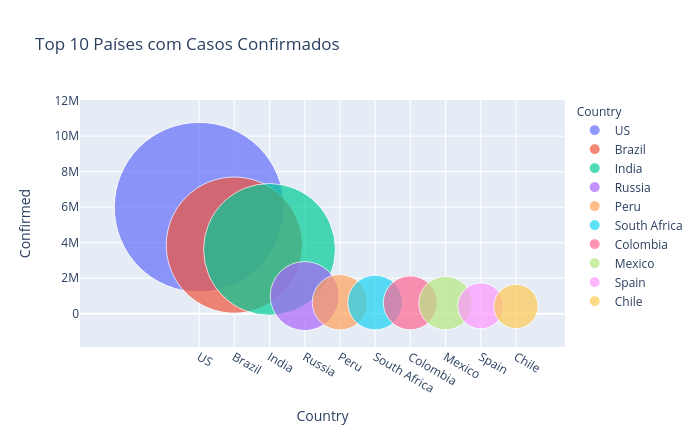

Source code (Python):
import requests # Extrair dados da url .JSON
import pandas as pd
import plotly.express as px
import datetime as dt # Auxilia os dados com data/hora

# Coletando dados
url_request = requests.get("https://services1.arcgis.com/0MSEUqKaxRlEPj5g/arcgis/rest/services/Coronavirus_2019_nCoV_Cases/FeatureServer/1/query?where=1%3D1&outFields=*&outSR=4326&f=json")
url_json = url_request.json()
df = pd.DataFrame(url_json['features'])

# Transformando dados
data_list = df['attributes'].tolist()
data = pd.DataFrame(data_list)
data.set_index('OBJECTID')
data = data[['Province_State','Country_Region','Last_Update','Lat','Long_','Confirmed','Recovered','Deaths','Active']]
data.columns = ('State','Country','Last Update','Lat','Long','Confirmed','Recovered','Deaths','Active')
data['State'].fillna(value = '', inplace = True)
data

# Convertendo o tempo atual
def convert_time(t):
    t = int(t)
    return dt.datetime.fromtimestamp(t)
data = data.dropna(subset = ['Last Update'])
data['Last Update'] = data['Last Update']/1000
data['Last Update'] = data['Last Update'].apply(convert_time)
data

# Top 10 Países com casos confirmados
top10_confirmed = pd.DataFrame(data.groupby('Country')['Confirmed'].sum().nlargest(10).sort_values(ascending = False))
fig1 = px.scater(top10_confirmed, x = top10_confirmed.index, y = 'Confirmed', size = 'Confirmed', size_max = 120,
                color = top10_confirmed.index, title = 'Top 10 Países com casos confirmados')
fig1.show() # Plota os dados

# >>>>>>>>>>>>>>>>>>>>>>>>Síntaxe para criar o dataframe (Linha 29)<<<<<<<<<<<<<<<<<<<<<<<<<
# Nome da função = pd.DataFrame(data.groupby('Dados na Horizontal')['Dados na Vertical'].sum().nlargest(Quantidade) >>
# >> sort_values(ascending = False))
# ONDE:
# pd.DataFrame = DataFrame do tipo Panda
# data = df (Pacote de Dados original de início)
# data.groupby = usado para agrupar os dados, nesse caso ('Country')['Confirmed']
# sum() = calcula a soma, nesse caso ele não calcula nada, porém faz parte da síntaxe
# nlargest(10) = usado para obter os maiores valores de um quadro de dados ou de uma série, nesse caso, os 10 maiores.
# sort_values(ascending = False) = Classifica por uma categoria de filtro

# >>>>>>>>>>>>>>>>>>>>>>>>Síntaxe para criar o gráfico (Linha 31)<<<<<<<<<<<<<<<<<<<<<<<<<
# Nome do Gráfico no código = tipo de gráfico(Nome da Função, eixo x = Nome da Função.index, eixo y = 'Dados', >>
# >> tamanho = 'Dados', tamanho máximo = 120 cor = Nome da Função.index, título = 'Top 10 Países com casos confirmados')
# ONDE:
# px.scater = Gráfico de bolinhas
# x = Dados que estarão no eixo x, nesse caso, os dados top10_confirmed
# y = Dados que estarão no eixo y, nesse caso, os dados 'Confirmed'
# size = tamanho do gráfico
# size_max = tamanho máximo do gráfico
# color = cor do gráfico, caso necessário
# title = título do gráfico, caso necessário

# Fonte: https://medium.com/codex/covid-19-analysis-with-python-b898181ea627
